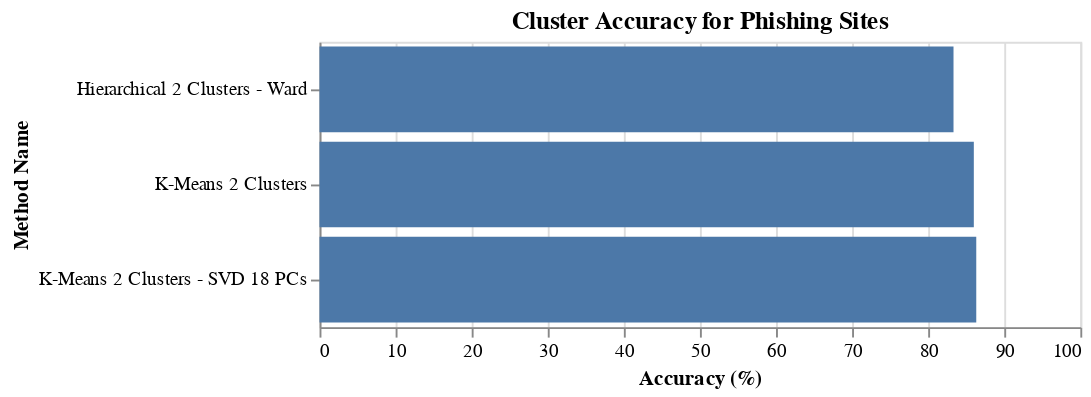

Notebook cell for this chart:
### Code cell
alt.Chart(accuracy_chart_df, title='Cluster Accuracy for Phishing Sites').mark_bar().encode(
    alt.X('Accuracy:Q', title = 'Accuracy (%)', scale=alt.Scale(domain=[0,100])),
    alt.Y('Method Name:N', sort='x'),
).properties(
    width=400,
    height=150
)

### Figure 1 — Vega-Lite specification as saved in the notebook (floating-point values rounded to 4 significant figures)
{"config": {"view": {"continuousWidth": 300, "continuousHeight": 300}}, "data": {"name": "data-4992594c83a542dd61473a6e21408498"}, "mark": {"type": "bar"}, "encoding": {"x": {"field": "Accuracy", "scale": {"domain": [0, 100]}, "title": "Accuracy (%)", "type": "quantitative"}, "y": {"field": "Method Name", "sort": "x", "type": "nominal"}}, "height": 150, "title": "Cluster Accuracy for Phishing Sites", "width": 400, "$schema": "https://vega.github.io/schema/vega-lite/v5.14.1.json", "datasets": {"data-4992594c83a542dd61473a6e21408498": [{"Method Name": "K-Means 2 Clusters", "Accuracy": 86.0}, {"Method Name": "K-Means 2 Clusters - SVD 18 PCs", "Accuracy": 86.32}, {"Method Name": "Hierarchical 2 Clusters - Ward", "Accuracy": 83.33}]}}
